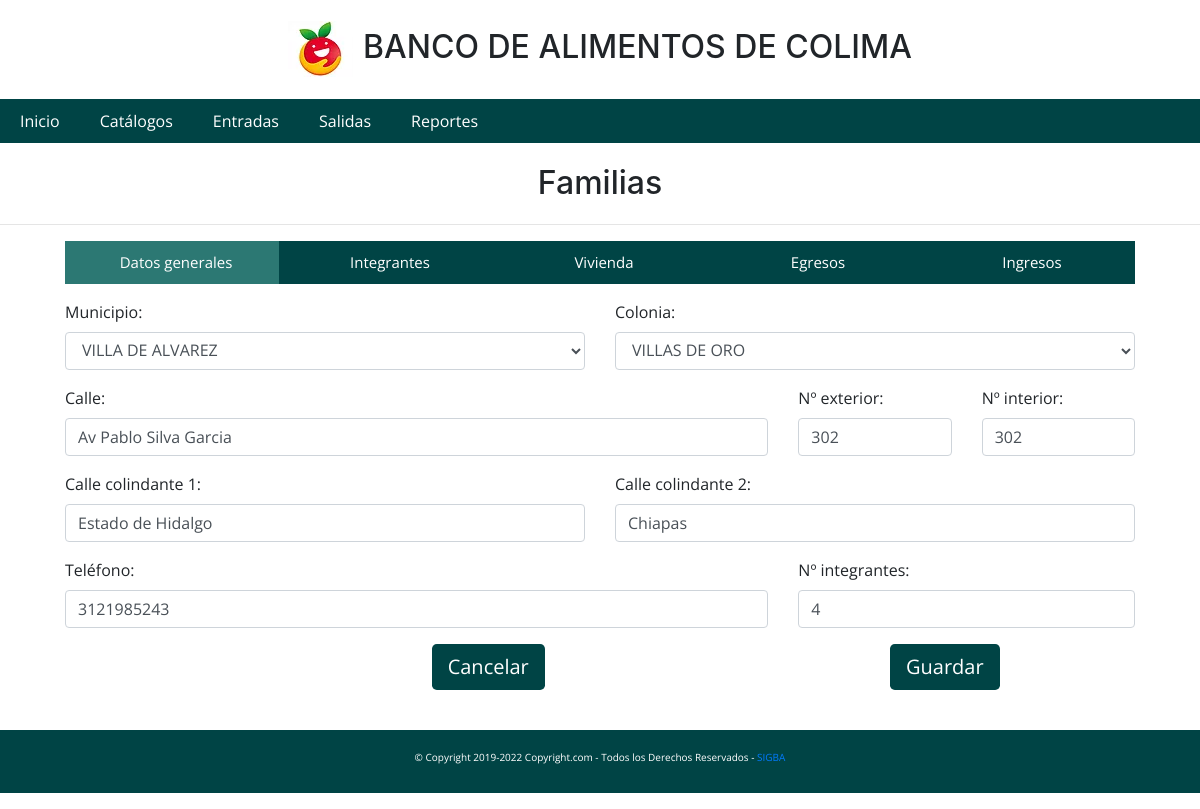
The app's page /catalogos/familiasupdate.php?idfamilia=106 with its own data.
### tables this page shows
CREATE TABLE `familias` (
  `id` int(11) NOT NULL,
  `calle` varchar(100) DEFAULT NULL,
  `telefono` varchar(10) DEFAULT '',
  `colonia` int(11) DEFAULT NULL,
  `municipio` int(11) DEFAULT NULL,
  `integrantes` varchar(50) DEFAULT '',
  `ingresototal` double(10,2) DEFAULT NULL,
  `num_Interno` varchar(50) DEFAULT NULL,
  `num_Externo` varchar(50) DEFAULT NULL,
  `calle_col1` varchar(50) DEFAULT NULL,
  `calle_col2` varchar(50) DEFAULT NULL,
  `estatus` int(11) NOT NULL
);

CREATE TABLE `municipios` (
  `id` int(11) NOT NULL,
  `nombre` varchar(100) DEFAULT NULL
);

CREATE TABLE `colonias` (
  `id` int(11) NOT NULL,
  `fk_municipio` int(11) DEFAULT NULL,
  `nombre` varchar(100) DEFAULT NULL
);

### catalogos/familiasupdate.php (the view, shortened to what this page needs)
<!DOCTYPE html>
<html lang="en">
<head>
    <link rel="stylesheet" href="../Frameworks/css/estilo.css">
</head>
<body>
    <h1 class="titulo">Familias</h1>
    <hr>
    <div class="tabla-lg">
        <div class="container">
            <div class="row">
                <div class="col-12">
                    <div class="navmenu">
                        <ul class="tabs">
                            <li><a href="#tab1"><span class="fa fa-home"></span><span class="tab-text">Datos
                                        generales</span></a>
                            </li>
                            <li><a href="#tab2"><span class="fa fa-briefcase"></span><span
                                        class="tab-text">Integrantes</span></a>
                            </li>
                            <li><a href="#tab3"><span class="fa fa-group"></span><span
                                        class="tab-text">Vivienda</span></a>
                            </li>
                            <li><a href="#tab4"><span class="fa fa-bookmark"></span><span
                                        class="tab-text">Egresos</span></a>
                            </li>
                            <li><a href="#tab5"><span class="fa fa-briefcase"></span><span
                                        class="tab-text">Ingresos</span></a></li>
                        </ul>
                    </div>
                </div>
            </div>
            <div class="secciones">
                <?php
                $idfam = $_GET['idfamilia'];
                include('procesos/conexion.php');
                $sql = "SELECT * FROM familias where id = $idfam";
                $resultado = mysqli_query($conn,$sql);
                $rows = mysqli_fetch_array($resultado);
                ?>
                <div class="hide" id="tab1">
                    <form action="" id="familias_update">
                        <div class="row">
                            <div class="col-6">
                                <div class="form-group">
                                    <label for="">Municipio:</label>
                                    <?php include('procesos/conexion.php');
                                    $query = "SELECT * FROM municipios";
                                    $resultado = mysqli_query($conn,$query);
                                    ?>
                                    <select id="municipio" class="form-control" onchange="cambiarcolonias()" required>
                                        <?php  while ($municipios = mysqli_fetch_array($resultado)) { ?>
                                        <option value="<?=$municipios['id']?>"
                                            <?php if ($rows['municipio'] == $municipios['id']) { echo "selected";}?>>
                                            <?=$municipios['nombre']?></option>
                                        <?php }?>
                                    </select>
                                </div>
                            </div>
                            <div class="col-6">
                                <div class="form-group">
                                    <label for="">Colonia:</label>
                                    <?php include('procesos/conexion.php');
                                    $idcol = $rows['municipio'];
                                    $queryc = "SELECT * FROM colonias where fk_municipio ='$idcol'";
                                    $resultadoc = mysqli_query($conn,$queryc);
                                    ?>
                                    <select id="colonia" class="form-control" required>
                                        <?php  while ($colonias = mysqli_fetch_array($resultadoc)) { ?>
                                        <option value="<?=$colonias['id']?>"
                                            <?php if ($rows['colonia'] == $colonias['id']) { echo "selected";}?>>
                                            <?=$colonias['nombre']?></option>
                                        <?php }?>
                                    </select>
                                </div>
                            </div>
                        </div>
                        <div class="row">
                            <div class="col-8">
                                <div class="form-group">
                                    <label for="">Calle:</label>
                                    <input type="text" id="calle" value="<?=$rows['calle']?>" class="form-control"
                                        required>
                                </div>
                            </div>
                            <div class="col-2">
                                <div class="form-group">
                                    <label for="">Nº exterior:</label>
                                    <input type="text" id="numext" value="<?=$rows['num_Externo']?>"
                                        class="form-control" required>
                                </div>
                            </div>
                            <div class="col-2">
                                <div class="form-group">
                                    <label for="">Nº interior:</label>
                                    <input type="text" id="numint" value="<?=$rows['num_Interno']?>"
                                        class="form-control" required>
                                </div>
                            </div>
                        </div>
                        <div class="row">
                            <div class="col-6">
                                <div class="form-group">
                                    <label for="">Calle colindante 1:</label>
                                    <input type="text" id="callecol1" value="<?=$rows['calle_col1']?>"
                                        class="form-control" required>
                                </div>
                            </div>
                            <div class="col-6">
                                <div class="form-group">
                                    <label for="">Calle colindante 2:</label>
                                    <input type="text" id="callecol2" value="<?=$rows['calle_col2']?>"
                                        class="form-control" required>
                                </div>
                            </div>
                        </div>
                        <div class="row">
                            <div class="col-8">
                                <div class="form-group">
                                    <label for="">Teléfono:</label>
                                    <input type="text" id="telefono" value="<?=$rows['telefono']?>" class="form-control"
                                        required>
                                </div>
                            </div>
                            <div class="col">
                                <div class="form-group">
                                    <label for="">Nº integrantes:</label>
                                    <input type="number" min="1" max="10" id="integrantes"
                                        value="<?=$rows['integrantes']?>" class="form-control" required>
                                </div>
                            </div>
                        </div>
                        <div class="row">
                            <div class="col-4"></div>
                            <div class="col-3">
                                <a href="familias.php" class="btn btn-lg btn-primary"
                                    title="Ir la página anterior">Cancelar</a>
                            </div>
                            <div class="col-2"></div>
                            <div class="col-3">
                                <button class="btn btn-lg btn-primary" type="submit">Guardar</button>
                            </div>
                        </div>
                    </form>
                </div>
            </div>
        </div>
    </div>
</body>
</html>

### Frameworks/css/estilo.css (style rules this page uses)
* { margin: 0px; padding: 0px; font-family: 'Open Sans', sans-serif; }
.tabla-lg { padding: 0px 50px 30px 50px; }
ul, ol { list-style: none; }
.nave>li { float: left; }
#navegacion { width: 100%; font-family: Arial, Helvetica, sans-serif; height: 44px; background-color: #004445; }
.nave li a { background-color:#004445; color: #fff; text-decoration: none; padding: 10px 20px; display: block; }
.titulo { text-align: center }
.logo { padding-right: 10px; }
#footer { margin-top: 10px; text-align: center; color: #fff; background-color: #004445; font-size: 10px; padding: 20px 0 20px; }
li { list-style-type: none; }
.menu-pegajoso { z-index: 1000; width: 100%; position: sticky; top:0; }
.btn { background-color: #004445; color: white; border: black; }
ul.tabs { width: 100%; background: #004445; list-style: none; display: flex; }
.navmenu>ul { justify-content: space-around; }
ul.tabs li { width: 100%; height: 42.5px }
ul.tabs li a { color: #fff; text-decoration: none; font-size: 15px; text-align: center; display: block; padding: 10px 0px; }
.active { background: #2C7873; }
ul.tabs li a .tab-text { margin-left: 8px; }
.secciones { width: 100%; background: #fff; }

### records on screen
familias: municipio.nombre "VILLA DE ALVAREZ", colonia.nombre "VILLAS DE ORO", calle "Av Pablo Silva Garcia", num_Externo "302", num_Interno "302", calle_col1 "Estado de Hidalgo", calle_col2 "Chiapas", telefono "3121985243", integrantes "4"
